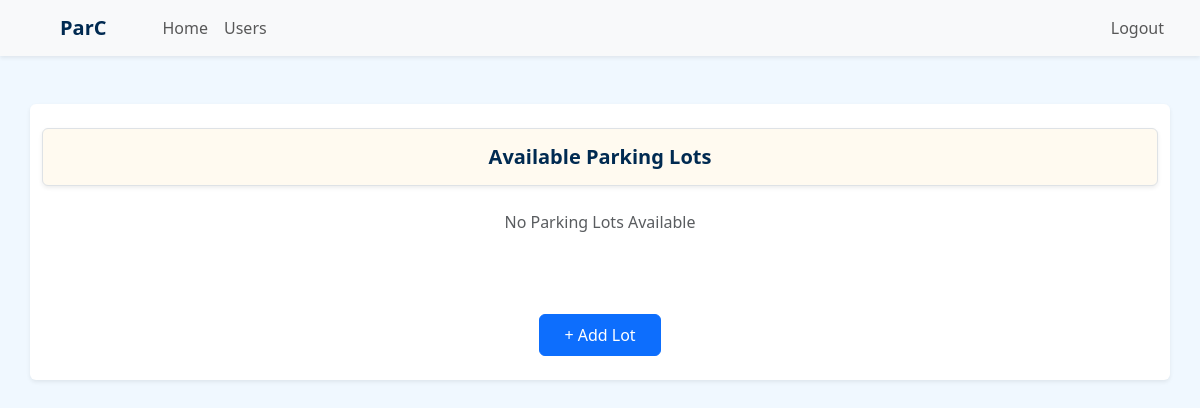
The app's page /admin/dashboard (signed in), older data.
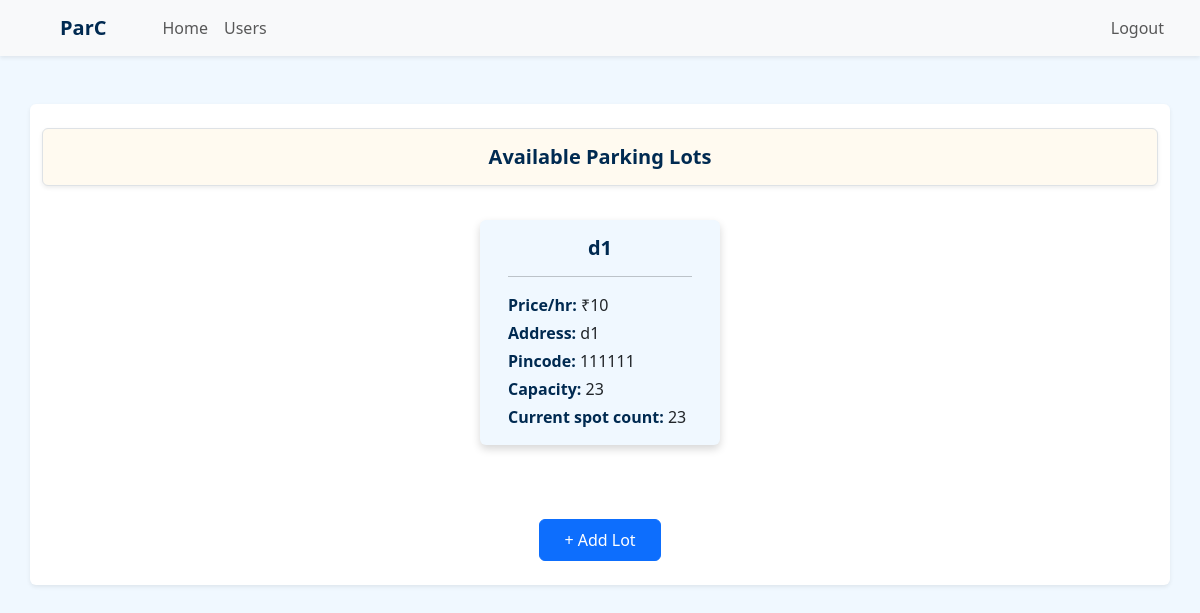
The same page, newer data.
### application/models.py (models this page shows)
class ParkingLot(db.Model):
    id = db.Column(db.Integer, primary_key = True)
    pl_name = db.Column(db.String, nullable = False)
    price = db.Column(db.Integer, nullable = False, default = 1000)
    address = db.Column(db.String, nullable = False)
    pincode = db.Column(db.Integer, nullable = False)
    capacity = db.Column(db.Integer, nullable = False)
    spots_count = db.Column(db.Integer, nullable = False)
    created_at = db.Column(db.DateTime, nullable = False)
    spots = db.relationship('ParkingSpot', backref = 'lot', cascade = 'all, delete')

### application/routes.py (the view)
@app.route('/admin/dashboard')
@auth_required()
@roles_required('admin')
def admin_dashboard():
    lots = ParkingLot.query.all()
    return render_template('admin_dashboard.html', lots=lots)

### templates/admin_dashboard.html (shortened to what this page needs)
{% extends "base.html" %}
{% block nav %}
<nav class="navbar navbar-expand-lg bg-body-tertiary shadow-sm sticky-top">
    <div class="container-fluid">
        <a href="{{url_for('admin_dashboard')}}" class="navbar-brand mx-5"><strong>ParC</strong></a>
        <div class="collapse navbar-collapse" id="navbarSupportedContent">
            <ul class="navbar-nav me-auto mb-2 mb-lg-0">
                <li class="nav-item">
                    <a href="{{url_for('admin_dashboard')}}" class="nav-link">Home</a>
                </li>
                <li class="nav-item">
                    <a href="{{url_for('get_users_data')}}" class="nav-link">Users</a>
                </li>
            </ul>
            <ul class="navbar-nav ms-auto mb-2 mb-lg-0">
                <li class="nav-item mx-3">
                    <a href="{{url_for('user_logout')}}" class="nav-link">Logout</a>
                </li>
            </ul>
        </div>
    </div>
</nav>
{% endblock %}
{% block content %}
<div class="container my-5 shadow-sm p-4 rounded bg-white">
    <div class="row mb-4">
        <div class="col text-center py-3 rounded border shadow-sm" style="background-color: floralwhite;">
            <h5 class="fw-semibold mb-0">Available Parking Lots</h5>
        </div>
    </div>
    <div class="row align-items-start justify-content-center gap-3">
        {% for lot in lots %}
        <div class="card border-0" style="width: 15rem;">
            <a href="{{url_for('view_parking_lot', lot_id = lot.id)}}" class="text-decoration-none text-dark">
                <div class="card-body">
                    <h5 class="text-center fw-semibold">{{lot.pl_name}}</h5>
                    <hr>
                    <p class="card-text mb-1"><strong>Price/hr: </strong> ₹{{lot.price}}</p>
                    <p class="card-text mb-1"><strong>Address: </strong> {{lot.address}}</p>
                    <p class="card-text mb-1"><strong>Pincode: </strong> {{lot.pincode}} </p>
                    <p class="card-text mb-1"><strong>Capacity: </strong> {{lot.capacity}} </p>
                    <p class="card-text"><strong>Current spot count: </strong> {{lot.spots_count}} </p>
                </div>
            </a>
        </div>
        {% else %}
        <div class="col-12 text-center">
            <p class="text-muted">No Parking Lots Available</p>
        </div>
        {% endfor %}
        <div class="row mt-5">
            <div class="col text-center">
                <a href="{{url_for('create_lot')}}" class="btn btn-primary px-4 py-2">+ Add Lot</a>
            </div>
        </div>
    </div>
</div>
{% endblock %}

### templates/base.html (shortened to what this page needs)
<!DOCTYPE html>
<html lang="en">
<head>
    <link href="https://cdn.jsdelivr.net/npm/bootstrap@5.3.3/dist/css/bootstrap.min.css" rel="stylesheet"
>
    <link href="https://cdn.jsdelivr.net/npm/bootstrap-icons/font/bootstrap-icons.css" rel="stylesheet">
    <link rel="stylesheet" href="https://cdnjs.cloudflare.com/ajax/libs/font-awesome/6.5.0/css/all.min.css">
</head>
<body>
    {% block nav %}{% endblock %}
    <div>
        {% block content %}
        {% endblock %}
    </div>
</body>
</html>

### templates/admin_dashboard.html (style rules this page uses)
body { background-image: none !important; }
.card { margin: 10px; background-color: aliceblue; box-shadow: 0 4px 8px rgba(0, 0, 0, 0.160); }

Row changes from the older to the newer data that the page shows:
added ParkingLot: pl_name "d1", price "10", address "d1", pincode "111111", capacity "23", spots_count "23"
Text that changed along with them:
text no longer shown: "No Parking Lots Available"
